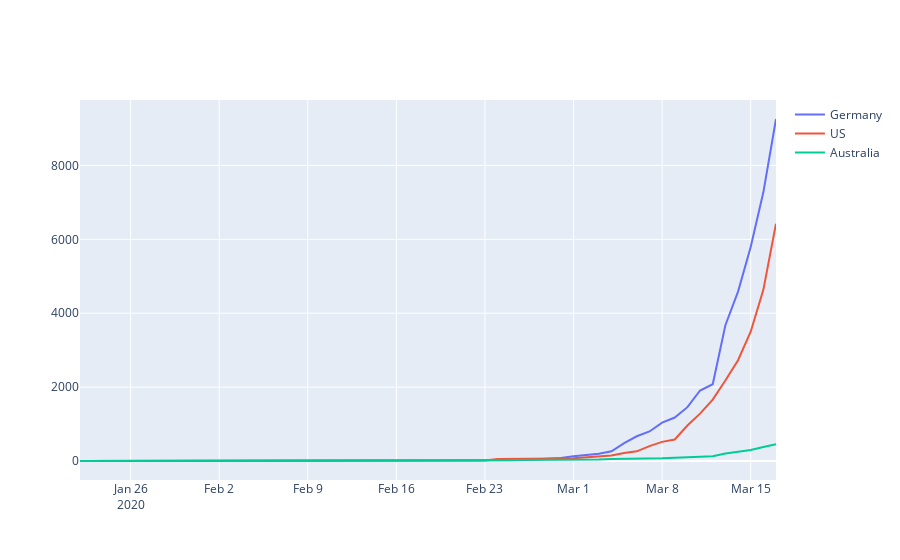

Write notebook code for a chart like this one.
### Code cell
import plotly.graph_objects as go

fig = go.Figure()

fig = go.Figure()
for c in countries:
    fig.add_trace(go.Scatter(x=dat_con['Date'], y=dat_con[c],
                                  mode='lines',
                                  name=c))
fig.show()
